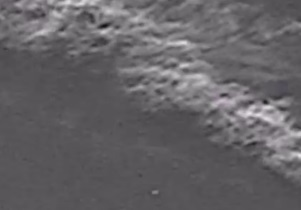
%> input picture output_frames/Misc_52.jpg, 301 x 210 px, given in place of Misc_52.png, which was not available
$ octave test.m   (GNU Octave 9; MATLAB toolbox functions it lacks are replaced by stand-ins)
%> lines starting %> are read from the running program, lines starting %| are printed output that depends on the picture; pictures that were not available may be replaced by others from this repository, and a replacement may not be noted
clc; clear; close all;
addpath('../');
img = imread('C:\\Users\\localhost\\Desktop\\open-sirst-v2-master\\images\\targets\\Misc_52.png');
%> img is the input picture: size 210x301x3 uint8; mean R, G, B 100.9, 98.7, 101.9
img1 = imread('C:\\Users\\localhost\\Desktop\\deepsort\\test\\\top_hat_image\\output_image1.jpg');
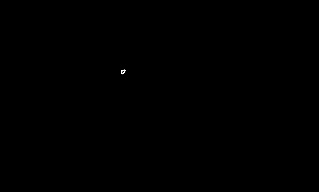
%> input picture top_hat_image/output_image1.jpg, 319 x 192 px
%> img1 is the input picture: size 192x319 uint8; min 0, max 255, mean 0.1
img2 = imread('C:\\Users\\localhost\\Desktop\\deepsort\\test\\\top_hat_image\\output_image3.jpg');
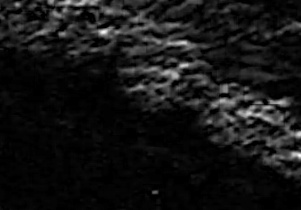
%> input picture top_hat_image/output_image3.jpg, 301 x 210 px
%> img2 is the input picture: size 210x301 uint8; min 0, max 255, mean 21
R_o = 9;
R_i = 4;
delta_B = newRingStrel(R_o, R_i);
B_b = ones(R_i);
img_MNWTH = MNWTH(img, delta_B, B_b);

% 调整子图布局为 2 行 3 列
subplot(2, 4, 1);
imshow(img); title('Original Image');

subplot(2, 4, 5);
Draw3DGrayGraph(img, 0);

subplot(2, 4, 2);
imshow(img2); title('TH Result');

subplot(2, 4, 6);
Draw3DGrayGraph(img2, 0);

subplot(2, 4, 3);
imshow(img_MNWTH); title('MNWTH Result');

subplot(2, 4, 7);
Draw3DGrayGraph(img_MNWTH, 0);

subplot(2, 4, 4);
imshow(img1); title('Multi-scale Result');

subplot(2, 4, 8);
Draw3DGrayGraph(img1, 0);


function [SE] = newRingStrel(R_o, R_i)
    % 构造矩形环状结构元素
    % R_o : the radius of out
    % R_i : the radius of inner
    % delta_R = R_o - R_i
    d = 2 * R_o + 1;
    SE = ones(d);
    start_index = R_o + 1 - R_i;
    end_index = R_o + 1 + R_i;
    SE(start_index:end_index, start_index:end_index) = 0;

end

function [out] = MNWTH(img, delta_B, B_b)
    % MNWTH 算法，检测亮目标
    % img: 待检测图像
    % delta_B, B_b: 结构元素

    if (size(img, 3) > 1)

        img = rgb2gray(img);
%> img: size 210x301 uint8
    end

    % 先膨胀

    img_d = imdilate(img, delta_B);
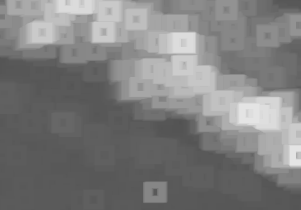
%> img_d: size 210x301 uint8; min 82, max 228, mean 126.1

    % 后腐蚀
    img_e = imerode(img_d, B_b);
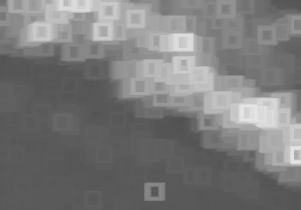
%> img_e: size 210x301 uint8; min 82, max 228, mean 122.5

    % 图像相减
    out = img-img_e;


    out = mat2gray(out);
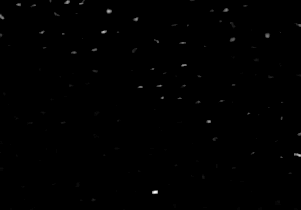
%> out: size 210x301 double; min 0, max 1, mean 0.00284

end

function [out] = Draw3DGrayGraph(img, isShowLine)
%> called with isShowLine = 0
    % 绘制三维灰度图
    % img: 输入图像
    % isShowLine: 是否显示网格
    if (size(img, 3) > 1)
        img = rgb2gray(img);
    end
    [y, x] = size(img);
%> y = 210; x = 301
%> `Draw3DGrayGraph(img1, 0);`:
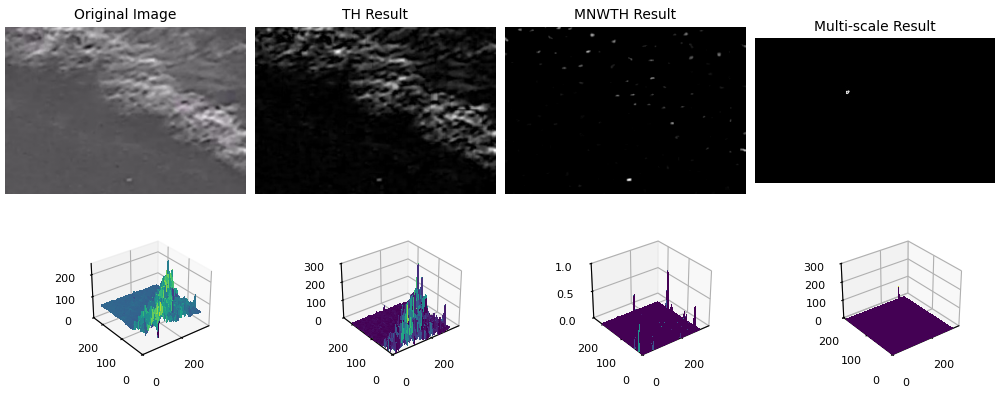
%> figure redrawn from the program's plot data, 8 panels
    [X, Y] = meshgrid(1:x, 1:y);
    surf(X, Y, double(img));
    if ~isShowLine
        shading interp;
    end
    out = 0;
end

function [out] = ESTH(img, B_i, B_b, B_0)
    % ESTH 算法，检测复杂背景下的弱小目标
    % img: 待检测图像
    % B_i, B_b, B_0: 不同的结构元素

    % 如果图像为彩色，转为灰度图像
    if size(img, 3) > 1
        img = rgb2gray(img);
    end

    % 第一步：小矩形结构腐蚀 (去噪)
    img_eroded1 = imerode(img, B_i);

    % 第二步：中等椭圆结构膨胀 (恢复目标)
    img_dilated = imdilate(img_eroded1, B_b);

    % 第三步：大矩形结构腐蚀 (压制背景)
    img_eroded2 = imerode(img_dilated, B_0);

    % 第四步：原图与处理结果相减 (增强目标)
    out = img - img_eroded2;

    % 防止负值，将负值设为 0
    out(out < 0) = 0;

    % 归一化处理
    out = mat2gray(out);
end
